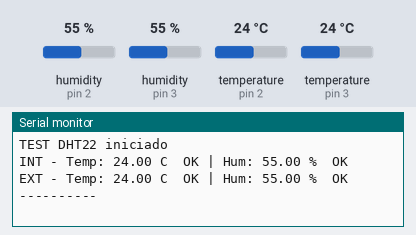
The sketch below on a simulated Arduino Uno, built with avr-gcc and run on an emulated ATmega328P. Shown: the last lines printed to the serial monitor. Inputs (shaded band) come from the test bench; at power-on: humidity (sensors on pin 2, pin 3) 55 %, temperature (sensors on pin 2, pin 3) 24 °C.

Above: at 3.2 s.
3.3 s: humidity (sensor on pin 2) set to 22 %
At 4.62 s:
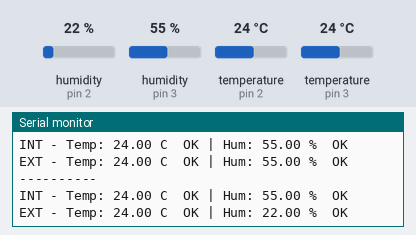
6.6 s: humidity (sensor on pin 3) set to 22 %
At 7.9 s:
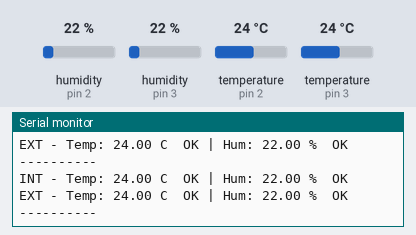
9.9 s: temperature (sensor on pin 2) set to 12 °C
At 12.7 s:
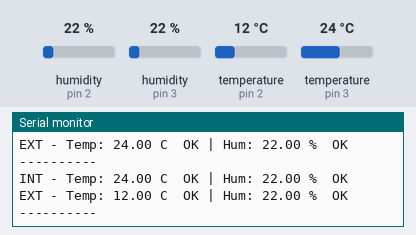
13.2 s: temperature (sensor on pin 3) set to 12 °C
At 15.2 s:
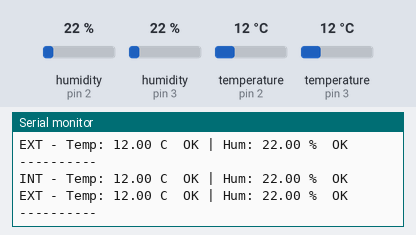
16.5 s: humidity (sensor on pin 2) set to 40 %
At 18.8 s:
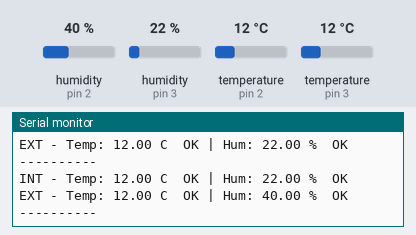
19.8 s: humidity (sensor on pin 3) set to 40 %
At 21.3 s:
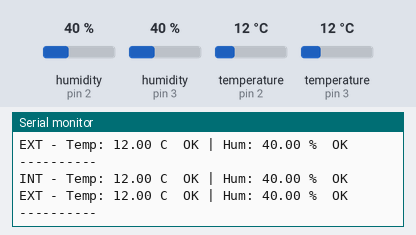
Timing chart, 0 to 22.8 s (numbered marks = the images above; inputs shaded):
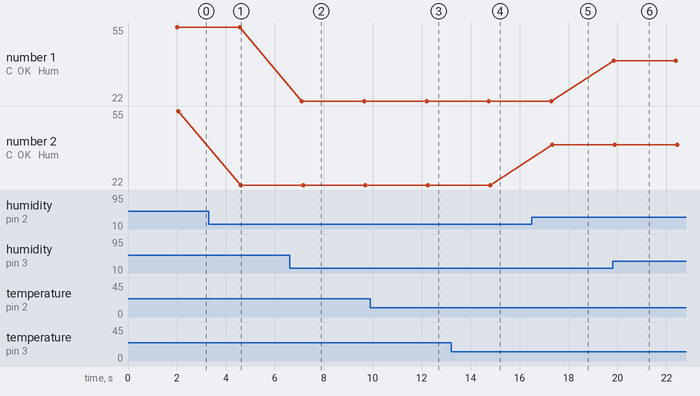

The sketch:

TEST_DHT22.ino
```cpp
// TEST_DHT22.ino
// Verifica que ambos sensores DHT22 lean correctamente.

#include <DHT.h>

#define DHTPIN_ext 2
#define DHTPIN_int 3
#define DHTTYPE DHT22

DHT dht_int(DHTPIN_int, DHTTYPE);
DHT dht_ext(DHTPIN_ext, DHTTYPE);

void setup() {
  Serial.begin(9600);
  dht_int.begin();
  dht_ext.begin();
  Serial.println("TEST DHT22 iniciado");
  delay(2000); // DHT22 necesita 2s para estabilizarse
}

void loop() {
  float temp_int = dht_int.readTemperature();
  float hum_int  = dht_int.readHumidity();
  float temp_ext = dht_ext.readTemperature();
  float hum_ext  = dht_ext.readHumidity();

  // Verificar interior
  Serial.print("INT - Temp: ");
  if (isnan(temp_int)) {
    Serial.print("ERROR");          // sensor desconectado o con falla
  } else {
    Serial.print(temp_int);
    Serial.print(" C  OK");
  }

  Serial.print(" | Hum: ");
  if (isnan(hum_int)) {
    Serial.println("ERROR");
  } else {
    Serial.print(hum_int);
    Serial.println(" %  OK");
  }

  // Verificar exterior
  Serial.print("EXT - Temp: ");
  if (isnan(temp_ext)) {
    Serial.print("ERROR");
  } else {
    Serial.print(temp_ext);
    Serial.print(" C  OK");
  }

  Serial.print(" | Hum: ");
  if (isnan(hum_ext)) {
    Serial.println("ERROR");
  }
  else {
    Serial.print(hum_ext);
    Serial.println(" %  OK");
  }

  Serial.println("----------");
  delay(2500); // mínimo 2s entre lecturas del DHT22
}

// RESULTADO ESPERADO:
// INT - Temp: 23.50 C  OK | Hum: 55.20 %  OK
// EXT - Temp: 21.00 C  OK | Hum: 60.10 %  OK
// ----------
```

Measured:
- after the input at 3.3 s, the serial monitor: prints a new line after 1.3 s (image 1)
- after the input at 6.6 s, the serial monitor: prints a new line after 0.51 s (image 2)
- after the input at 9.9 s, the serial monitor: prints a new line after 2.3 s (image 3)
- after the input at 13.2 s, the serial monitor: prints a new line after 1.5 s (image 4)
- after the input at 16.5 s, the serial monitor: prints a new line after 0.84 s (image 5)
- after the input at 19.8 s, the serial monitor: prints a new line at once (image 6)
- plotted number 2: 55 → 22 after the input at 3.3 s, 22 → 40 after the input at 16.5 s
